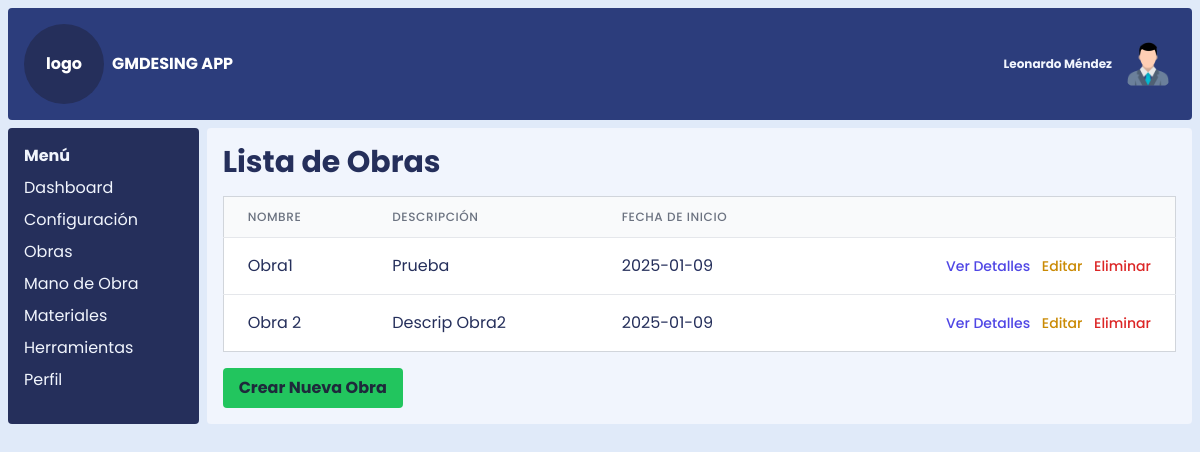
The app's page /obras, older data.
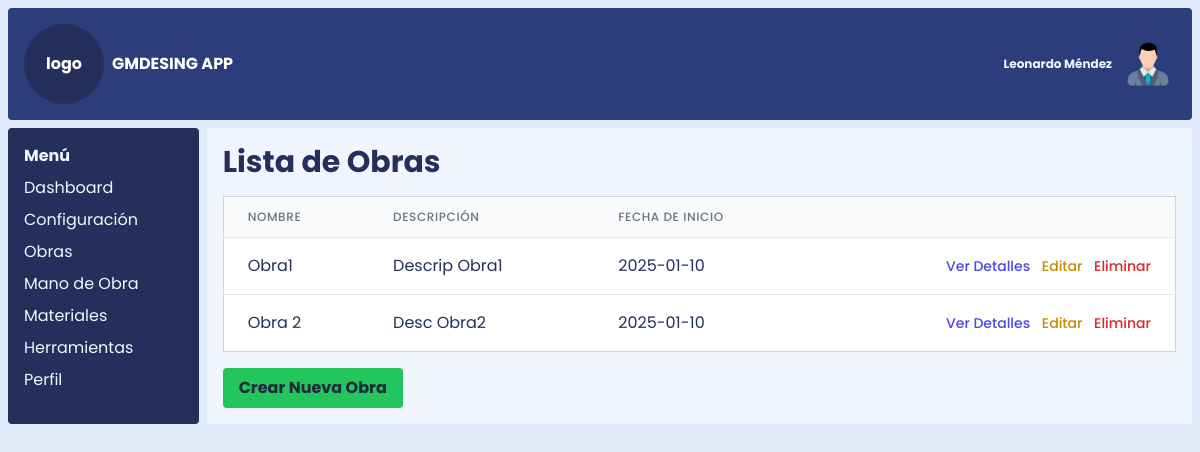
The same page, newer data.
### models.py (models this page shows)
class Obra(db.Model):
    __tablename__ = 'obra'
    id_obra = db.Column(db.Integer, primary_key=True)
    nombre_obra = db.Column(db.String(100), nullable=False)
    descripcion_obra = db.Column(db.Text)
    fecha_inicio = db.Column(db.Date)
    partidas = db.relationship('ObraPartida', back_populates='obra', lazy='dynamic')  # Relación con Partidas

### app.py (the view)
@app.route('/obras')
def index():
    obras = Obra.query.all()
    return render_template('obras.html', obras=obras, datos=datos) # Pasa las obras a la plantilla

### templates/obras.html (shortened to what this page needs)
{% extends 'index.html' %}
{% block content %}
    <h1 class="text-3xl font-bold mb-4">Lista de Obras</h1>
    {% if obras %}
    <div class="overflow-x-auto">
        <table class="min-w-full divide-y divide-gray-200 border border-gray-300">
            <thead class="bg-gray-50">
                <tr>
                    <th scope="col" class="px-6 py-3 text-left text-xs font-medium text-gray-500 uppercase tracking-wider">Nombre</th>
                    <th scope="col" class="px-6 py-3 text-left text-xs font-medium text-gray-500 uppercase tracking-wider">Descripción</th>
                    <th scope="col" class="px-6 py-3 text-left text-xs font-medium text-gray-500 uppercase tracking-wider">Fecha de Inicio</th>
                    <th scope="col" class="px-6 py-3 relative">
                    </th>
                </tr>
            </thead>
            <tbody class="bg-white divide-y divide-gray-200">
                {% for obra in obras %}
                <tr>
                    <td class="px-6 py-4 whitespace-nowrap">{{ obra.nombre_obra }}</td>
                    <td class="px-6 py-4">{{ obra.descripcion_obra }}</td>
                    <td class="px-6 py-4 whitespace-nowrap">{{ obra.fecha_inicio }}</td>
                    <td class="px-6 py-4 whitespace-nowrap text-right text-sm font-medium">
                        <a href="{{ url_for('ver_obra', id_obra=obra.id_obra) }}" class="text-indigo-600 hover:text-indigo-900 mr-2">Ver Detalles</a>
                        <a href="{{ url_for('editar_obra', id_obra=obra.id_obra) }}" class="text-yellow-600 hover:text-yellow-900 mr-2">Editar</a>
                        <button type="button" class="text-red-600 hover:text-red-900" data-bs-toggle="modal" data-bs-target="#confirmDelete{{obra.id_obra}}">Eliminar</button>
                    </td>
                </tr>
                {% endfor %}
            </tbody>
        </table>
    </div>
    {% else %}
    <p class="text-gray-600">No hay obras registradas.</p>
    {% endif %}
    <a href="{{ url_for('crear_obra') }}" class="bg-green-500 hover:bg-green-700 text-slate-800 font-bold py-2 px-4 rounded mt-4 inline-block">Crear Nueva Obra</a>
{% endblock %}

Row changes from the older to the newer data that the page shows:
changed Obra "Obra1": descripcion_obra "Prueba" → "Descrip Obra1"; fecha_inicio "2025-01-09" → "2025-01-10"
changed Obra "Obra 2": descripcion_obra "Descrip Obra2" → "Desc Obra2"; fecha_inicio "2025-01-09" → "2025-01-10"
